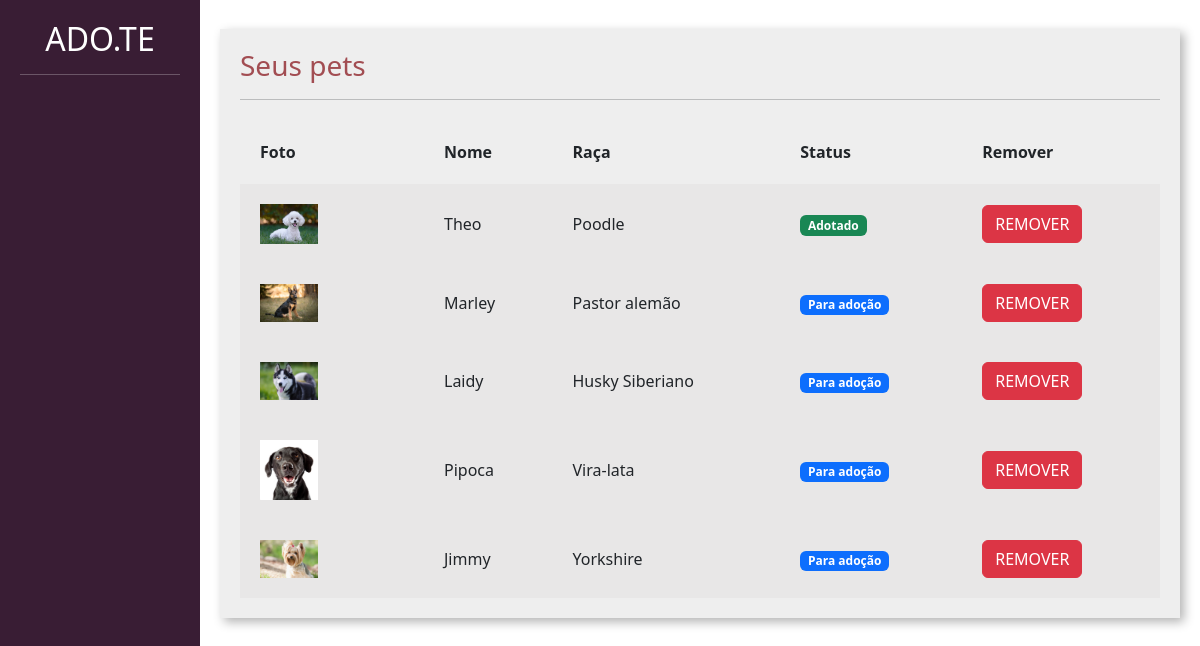
Before: /divulgar/seus_pets/ (signed in) with the older database file.
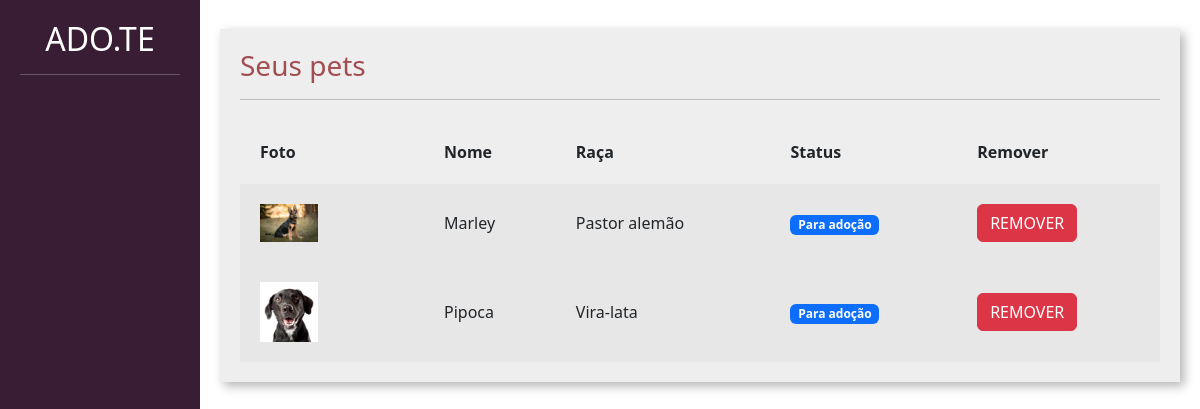
After: the same page with the newer database file.
### divulgar/models.py (models this page shows, shortened)
class Pet(models.Model):
    foto = models.ImageField(upload_to='fotos_pets')
    choices_status = (('P', 'Para adoção'), ('A', 'Adotado'))
    usuario = models.ForeignKey(User, on_delete=models.DO_NOTHING)
    nome = models.CharField(max_length=100)
    descricao = models.TextField()
    estado = models.CharField(max_length=50)
    cidade = models.CharField(max_length=50)
    telefone = models.CharField(max_length=14)
    tags = models.ManyToManyField(Tag)
    raca = models.ForeignKey(Raca, on_delete=models.DO_NOTHING)
    status = models.CharField(max_length=1,choices=choices_status, default='P')

class Raca(models.Model):
    raca = models.CharField(max_length=50)
    def __str__(self):
        return self.raca

### divulgar/views.py (the view)
# urls.py: path('seus_pets/', views.seus_pets, name="seus_pets"),
@login_required
def seus_pets(request):
    if request.method == 'GET':
        pets = Pet.objects.filter(usuario=request.user)
        return render(request, 'seus_pets.html', {'pets': pets})

### divulgar/templates/seus_pets.html (shortened to what this page needs)
{% load static %}
<!doctype html>
<html lang="pt-BR">
    <head>
    <link href="https://cdn.jsdelivr.net/npm/bootstrap@5.3.0-alpha1/dist/css/bootstrap.min.css" rel="stylesheet">
    <link href="{% static 'usuarios/css/cadastro.css' %}" rel="stylesheet">
    <link href="{% static 'divulgar/css/novo_pet.css' %}" rel="stylesheet">
    <link href="{% static 'divulgar/css/seus_pet.css' %}" rel="stylesheet">
    </head>
    <body>
        <div class="container-fluid">
            <div class="row">
                <div class="col-md-2 bg-side sidebar">
                    <h2>ADO.TE</h2>
                    <hr>
                </div>
                <div class="col-md">
                    <div class="wrapper">
                        <div class="box width80">
                            <h3 class="font-vinho">Seus pets</h3>
                            <hr>
                             <table class="tabela" cellpadding="20">
                                <tr>
                                    <th>Foto</th>
                                    <th>Nome</th>
                                    <th>Raça</th>
                                    <th>Status</th>
                                    <th>Remover</th>
                                </tr>
                                    {%for pet in pets%}
                                        <tr class="tabela-linha">
                                            <td width="20%">
                                                <img width="40%" src="{{pet.foto.url}}">
                                            </td>
                                            <td>
                                                {{pet.nome}}
                                            </td>
                                            <td>
                                                {{pet.raca}}
                                            </td>
                                            <td>
                                                {% if pet.status == 'P'%}
                                                    <span class="badge text-bg-primary">Para adoção</span>
                                                {%elif pet.status == "A"%}
                                                    <span class="badge text-bg-success">Adotado</span>
                                                {%endif%}
                                            </td>
                                            <td>
                                                <a href="{% url 'remover_pet' pet.id %}" class="btn btn-danger">REMOVER</a>
                                            </td>
                                        </tr>
                                    {%endfor%}
                            </table>
                        </div>
                    </div>
                </div>
            </div>
        </div>
    </body>
</html>

Changed rows visible on the page:
no longer on this page (row edited): Pet: foto (picture), nome "Theo", raca "Poodle", status "Adotado"
no longer on this page (row edited): Pet: foto (picture), nome "Laidy", raca "Husky Siberiano", status "Para adoção"
no longer on this page (row edited): Pet: foto (picture), nome "Jimmy", raca "Yorkshire", status "Para adoção"
